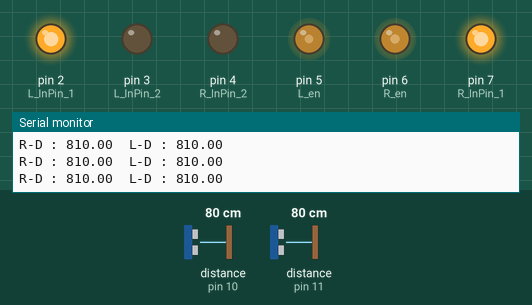
The sketch below on a simulated Arduino Uno, built with avr-gcc and run on an emulated ATmega328P. Shown: output pins drawn as LEDs (lit = HIGH), the last lines printed to the serial monitor. The test bench sets the inputs (shaded band); at power-on: distance to the obstacle (sensors on pin 10, pin 11) 80 cm.

Above: at 1.2 s.
1.3 s: distance to the obstacle (sensor on pin 10) set to 2 cm
At 1.37 s:
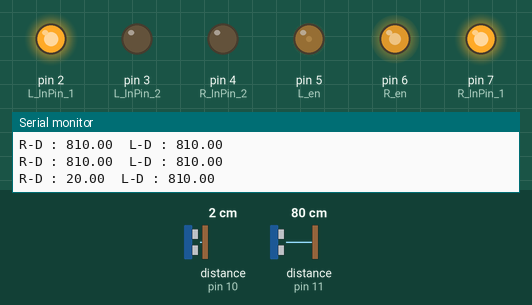
2.9 s: distance to the obstacle (sensor on pin 11) set to 2 cm
At 4.1 s:
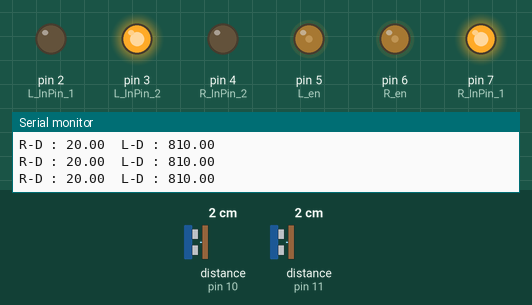
4.4 s: distance to the obstacle (sensor on pin 10) set to 35 cm
5.9 s: distance to the obstacle (sensor on pin 10) set to 42 cm
At 6.7 s:
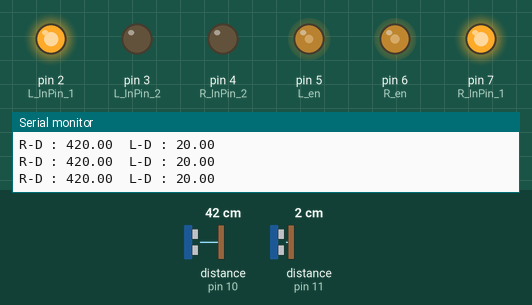
7.6 s: distance to the obstacle (sensor on pin 10) set to 60 cm
At 7.71 s:
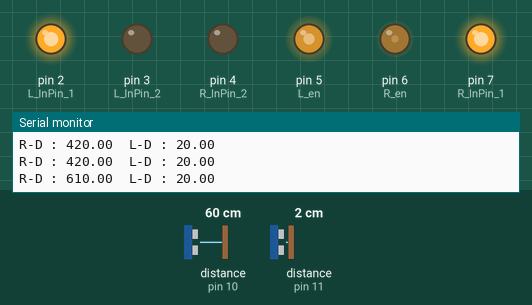
9.2 s: distance to the obstacle (sensor on pin 10) set to 120 cm
At 9.8 s:
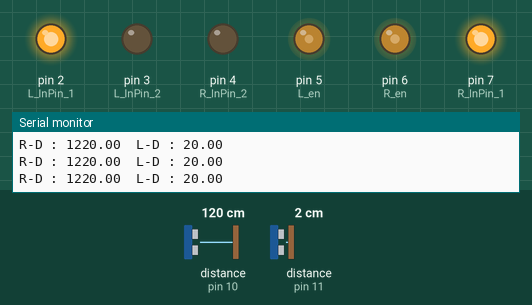
Timing chart, 0 to 11.8 s (numbered marks = the images above; inputs shaded):
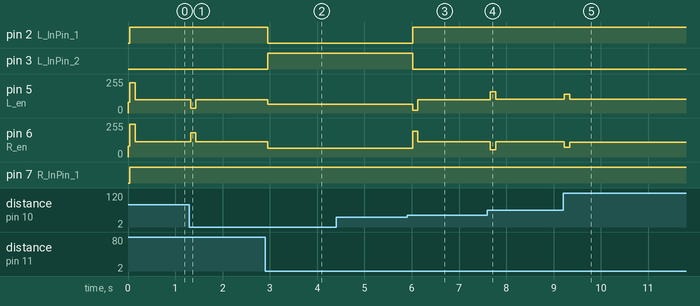

Measured:
- the behaviour switches between 38 and 39 cm on distance to the obstacle (sensor on pin 10) (found by bisection; images 2 and 3)
- after the input at 1.3 s, pin 5 (L_en): 101/255 → 34/255 at once, → 100/255 0.11 s later; pin 6 (R_en): 114/255 → 181/255 at once, → 115/255 0.11 s later
- after the input at 2.9 s, pin 2 (L_InPin_1): HIGH → LOW after 0.06 s; pin 3 (L_InPin_2): LOW → HIGH after 0.06 s; pin 5 (L_en): 100/255 → 65/255 after 0.06 s; pin 6 (R_en): 115/255 → 65/255 after 0.06 s
- after the input at 4.4 s, every drawn part: stays the same
- after the input at 5.9 s, pin 2 (L_InPin_1): LOW → HIGH after 0.12 s; pin 3 (L_InPin_2): HIGH → LOW after 0.12 s; pin 5 (L_en): 65/255 → 21/255 after 0.12 s, → 101/255 0.11 s later; pin 6 (R_en): 65/255 → 194/255 after 0.12 s, → 114/255 0.11 s later
- after the input at 7.6 s, pin 5 (L_en): 101/255 → 160/255 after 0.06 s, → 102/255 0.11 s later; pin 6 (R_en): 114/255 → 55/255 after 0.06 s, → 113/255 0.11 s later
- after the input at 9.2 s, pin 5 (L_en): 102/255 → 141/255 at once, → 103/255 0.12 s later; pin 6 (R_en): 113/255 → 74/255 at once, → 112/255 0.12 s later

The sketch:

Arduino_VLF_test_code.ino
```cpp
#include <NewPing.h>

#define L_InPin_1  2  //왼쪽모터 핀1
#define L_InPin_2  3  //왼쪽모터 핀2
#define R_InPin_1  7  //오른쪽모터 핀1
#define R_InPin_2  4  //오른쪽모터 핀2
#define L_en  5 //왼쪽모터 속도 제어 핀
#define R_en  6 //오른쪽모터 속도 제어 핀
#define F_Sonar  8  //정면부 초음파 센서 연결 핀
#define R_Sonar  10 //오른쪽 초음파 센서 연결 핀
#define L_Sonar  11 //왼쪽 초음파 센서 연결 핀
#define MaxDistance  150
#define p_gain 3
#define er 10
#define dw 400

int nm_sp_L = 100;
int nm_sp_R = 115;

NewPing R_sensor(R_Sonar,R_Sonar,MaxDistance);
float R_Sonar_Error = 0.0;
float R_Sonar_distance = 0.0;
float R_Sonar_distance_old = 0.0;

NewPing L_sensor(L_Sonar,L_Sonar,MaxDistance);
float L_Sonar_Error = 0.0;
float L_Sonar_distance = 0.0;
float L_Sonar_distance_old = 0.0;

NewPing F_sensor(R_Sonar,R_Sonar,MaxDistance);
float F_Sonar_Error = 0.0;
float F_Sonar_distance = 0.0;
float F_Sonar_distance_old = 0.0;

int error_R_L = R_Sonar_distance-L_Sonar_distance;

void read_sonar_sensor(void){ //초음파센서 측정
  R_Sonar_distance = R_sensor.ping_cm()*10.0;
  L_Sonar_distance = L_sensor.ping_cm()*10.0;
  F_Sonar_distance = F_sensor.ping_cm()*10.0;
  if(R_Sonar_distance == 0){R_Sonar_distance = MaxDistance * 10.0;}
  if(L_Sonar_distance == 0){L_Sonar_distance = MaxDistance * 10.0;}
  if(F_Sonar_distance == 0){F_Sonar_distance = MaxDistance * 10.0;}
  }

void update_sonar_old(void){ //초음파 센서의 옛날값 저장
   R_Sonar_distance_old = R_Sonar_distance;
   L_Sonar_distance_old = L_Sonar_distance;
   F_Sonar_distance_old = F_Sonar_distance;
  }

void update_sonar_error(void){ //초음파 센서의 옛날값과 현재값의 차이 저장
   R_Sonar_Error = R_Sonar_distance - R_Sonar_distance_old;
   L_Sonar_Error = L_Sonar_distance - L_Sonar_distance_old;
   F_Sonar_Error = F_Sonar_distance - F_Sonar_distance_old;
  }

void setup() {
  Serial.begin(115200);  //스크린프린트를 115200의 속도로 사용
  pinMode(L_InPin_1,OUTPUT); //왼쪽모터1 핀 모드를 아웃풋으로
  pinMode(L_InPin_2,OUTPUT); //왼쪽모터2 핀 모드를 아웃풋으로
  pinMode(R_InPin_1,OUTPUT); //오른쪽모터1 핀 모드를 아웃풋으로
  pinMode(R_InPin_2,OUTPUT); //오른쪽모터2 핀 모드를 아웃풋으로
  analogWrite(L_en,80);  //왼쪽모터 속도 조정
  analogWrite(R_en,80);  //오른쪽모터 속도 조정

  read_sonar_sensor();
  Serial.print("R-D : ");
  Serial.print(R_Sonar_distance);
  Serial.print("  ");
}

void runing(int t,int L_sp,int R_sp){
  analogWrite(L_en,L_sp); //왼쪽 모터 속도를 L_sp로 하라
  analogWrite(R_en,R_sp); //오른쪽 모터 속도를 R_sp로 하라
  digitalWrite(L_InPin_1,HIGH);  //왼쪽모터1 핀에 +
  digitalWrite(L_InPin_2,LOW);   //왼쪽모터2 핀에 -
  digitalWrite(R_InPin_1,HIGH);  //오른쪽모터1 핀에 +
  digitalWrite(R_InPin_2,LOW);   //왼쪽모터2 핀에 -
  delay (t);
  }
void Left(int t,float sp){
  analogWrite(L_en,sp);
  analogWrite(R_en,sp);
  digitalWrite(L_InPin_2,HIGH);
  digitalWrite(L_InPin_1,LOW);
  digitalWrite(R_InPin_1,HIGH);
  digitalWrite(R_InPin_2,LOW);
  delay(t);
  }
void Right(int t,int sp){
  analogWrite(L_en,sp);
  analogWrite(R_en,sp);
  digitalWrite(L_InPin_1,HIGH);
  digitalWrite(L_InPin_2,LOW);
  digitalWrite(R_InPin_2,HIGH);
  digitalWrite(R_InPin_1,LOW);
  delay(t);
  }

  int ck=0;

void loop() {

  read_sonar_sensor();
  update_sonar_error();
  update_sonar_old();

  //runing(1,nm_sp_L+(error_R_L)*p_gain,nm_sp_R-(error_R_L)*p_gain);


  if(dw-er<=(R_Sonar_distance+L_Sonar_distance) && dw+er<=(R_Sonar_distance+L_Sonar_distance)){
    if(R_Sonar_Error > 0){
      nm_sp_L++;
      nm_sp_R--;
      }
    if(R_Sonar_Error < 0){
      nm_sp_L--;
      nm_sp_R++;
      }
    runing(1,nm_sp_L+(R_Sonar_Error*p_gain),nm_sp_R-(R_Sonar_Error*p_gain));
    }
  else if(R_Sonar_distance == L_Sonar_distance){
    if(ck==0){
      while(1){
        read_sonar_sensor();
        Left(1,65);
        if(dw-er<=(R_Sonar_distance+L_Sonar_distance) && dw+er<=(R_Sonar_distance+L_Sonar_distance)){
          break;
          }
        }
      }
    else{
      while(1){
        read_sonar_sensor();
        Right(1,65);
        if(dw-er<=(R_Sonar_distance+L_Sonar_distance) && dw+er<=(R_Sonar_distance+L_Sonar_distance)){
          break;
          }
        }
      }
    }
  else{
    runing(1,nm_sp_L+(error_R_L)*p_gain,nm_sp_R-(error_R_L)*p_gain);
    }

  if(error_R_L>0){
    ck = 1;
    }
  if(error_R_L<0){
    ck = 0;
    }

  Serial.print("R-D : ");
  Serial.print(R_Sonar_distance);
  Serial.print("  ");
  Serial.print("L-D : ");
  Serial.print(L_Sonar_distance);
  Serial.print("  \n");

  delay(100);

}
```
